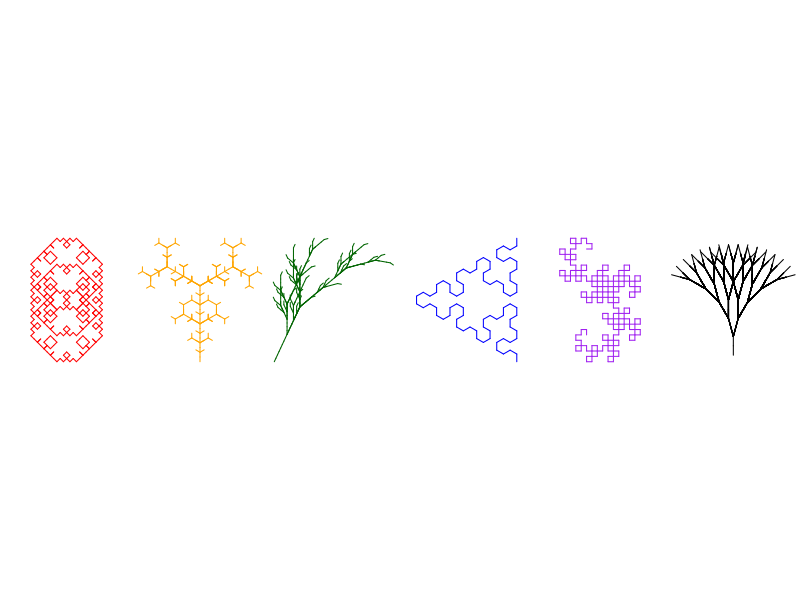

Reproduce this figure in R.
## ---- chunk 1

getstr = function(start="A",
                  rules=list("A"="A[+A][-A]b","b"="[+C][-C]","C"="CC"),
                  n=10){
    st = start
    for(jj in 1:n){
        st2 = ""
        for(i in 1:nchar(st)){
            ch = substr(st,i,i)
            # cn = as.integer(charToRaw(ch))
            if(!is.null(rules[[ch]])){
                st2 = paste0(st2,rules[[ch]],collapse="")
            } else {
                st2 = paste0(st2,ch,collapse="")
            }
        }
        st = st2
    }
    return(st)
}

getxyc = function(string="AA+AA+AA+A+A",angle=pi/2,angle_initial=pi/2,col="blue"){
    switch = 1
    d = angle_initial
    x = 0
    y = 0
    xl = c(x)
    yl = c(y)
    cols = numeric()
    dsave = numeric()
    xsave = numeric()
    ysave = numeric()
    for(i in 1:nchar(string)){
        ch = substr(string,i,i)
        cn = as.integer(charToRaw(ch))
        if(cn>=as.integer(charToRaw("A")) && cn<=as.integer(charToRaw("L"))){
            cols = c(cols,col)
            x = x+cos(d)
            y = y+sin(d)
            xl = c(xl,x)
            yl = c(yl,y)
        }
        if(cn>=as.integer(charToRaw("M")) && cn<=as.integer(charToRaw("Z"))){
            cols = c(cols,"NA")
            x = x+cos(d)
            y = y+sin(d)
            xl = c(xl,x)
            yl = c(yl,y)
        }
        if(cn==as.integer(charToRaw("["))){
            dsave = c(dsave,d)
            xsave = c(xsave,x)
            ysave = c(ysave,y)
        }
        if(cn==as.integer(charToRaw("]"))){
            cols = c(cols,"NA")
            x = xsave[length(xsave)]
            y = ysave[length(ysave)]
            d = dsave[length(dsave)]
            if(length(xsave)>1){
                xsave = xsave[1:(length(xsave)-1)]
                ysave = ysave[1:(length(ysave)-1)]
                dsave = dsave[1:(length(dsave)-1)]
            } else {
                xsave = numeric()
                ysave = numeric()
                dsave = numeric()
            }
            xl = c(xl,x)
            yl = c(yl,y)
        }
        if(cn==as.integer(charToRaw("-"))){
            d = d-angle
        }
        if(cn==as.integer(charToRaw("+"))){
            d = d+angle
        }
        if(cn==as.integer(charToRaw("."))){
            switch = switch*(-1)
        }
    }
    
    xwid = max(xl)-min(xl)
    ywid = max(yl)-min(yl)
    xmid = (max(xl)+min(xl))/2
    ymid = (max(yl)+min(yl))/2
    wid = max(c(xwid,ywid))
    x2 = (xl-xmid)/wid*2
    y2 = (yl-ymid)/wid*2
    return(list(x2,y2,cols))
}

makeplot = function(xyc,lwd=1){
    x = xyc[[1]]
    y = xyc[[2]]
    c = xyc[[3]]
    plot(0,0,"n",xlim=c(-1,1),ylim=c(-1,1),axes=F,ann=F)
    # lines(x2,y2)
    for(i in 2:length(x)){
        lines(c(x[i-1],x[i]),c(y[i-1],y[i]),col=c[i-1])
    }
}
## ---- chunk 2
minus = 2
par(mfrow=c(1,6),mar=c(0,0,0,0),oma=c(0,0,0,0),pty="s")

start = c("A")
rules = list("A"="B-C-B-C-",
             "B"="B+B-",
             "C"="B")
s = getstr(start,rules,10-minus)
xyc = getxyc(s,pi/2,angle_initial=3*pi/4,col="red")
makeplot(xyc,lwd=0.3)

start = c("A")
rules = list("A"="AA[+A][-A]")
s = getstr(start,rules,n=6-minus)
xyc = getxyc(s,pi/3,angle_initial=pi/2,col="orange")
makeplot(xyc,lwd=0.3)

start = c("-x")
rules = list("x"="F+[[x]-x]-F[-Fx]+x",
             "F"="FF")
s = getstr(start,rules,n=6-minus)
xyc = getxyc(s,25/180*pi,angle_initial=pi/2,col="darkgreen")
makeplot(xyc,lwd=0.3)

start = c("A")
rules = list("A"="B-A-B",
             "B"="A+B+A")
s = getstr(start,rules,n=6-minus)
xyc = getxyc(s,pi/3,angle_initial=pi/2,col="blue")
makeplot(xyc,lwd=0.3)

start = c("F")
rules = list("F"="F+G",
             "G"="F-G")
s = getstr(start,rules,n=10-minus)
xyc = getxyc(s,pi/2,angle_initial=pi/2,col="purple")
makeplot(xyc,lwd=0.3)

start = c("A")
rules = list("A"="AB",
             "B"="[-A][+A]")
s = getstr(start,rules,n=13-minus)
xyc = getxyc(s,pi/12,angle_initial=pi/2,col="black")
makeplot(xyc,lwd=0.3)
